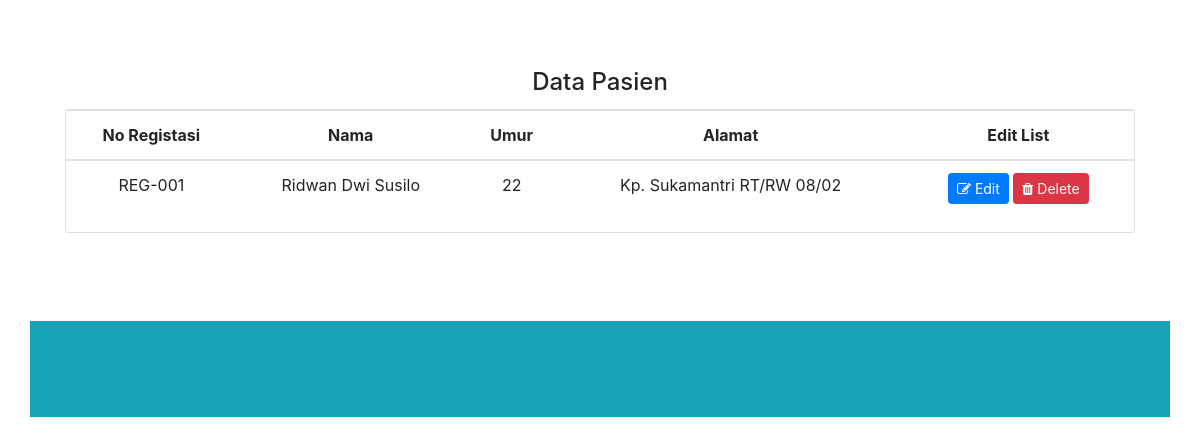
Page /index.php/admin/pasien on the committed database.
### tables this page shows
CREATE TABLE `data_pasien` (
  `id_pasien` int(11) NOT NULL,
  `reg` varchar(250) NOT NULL,
  `nama` varchar(250) NOT NULL,
  `umur` varchar(250) NOT NULL,
  `alamat` text NOT NULL,
  `suami` varchar(250) NOT NULL,
  `pekerjaan` varchar(250) NOT NULL,
  `pendidikan` varchar(250) NOT NULL
);

### application/controllers/admin/Pasien.php (called while the page is built, shortened)
<?php
class Pasien extends CI_Controller {
    public function index(){
        $data['data_obat']=$this->db->query('select * from data_obat where stok between 1 and 10');
        $data['data_obat']=$data['data_obat']->num_rows();
    $data['pasien'] = $this->m_crud->tampil_data('data_pasien')->result();
		$this->load->view('admin/pasien/v_data_pasien',$data);
      }
}

### index.php (called while the page is built, shortened)
<?php
require_once BASEPATH.'core/CodeIgniter.php';

### application/models/M_crud.php (called while the page is built, shortened)
<?php
class M_crud extends CI_Model {
 	function tampil_data($table){
		return $this->db->get($table);
	}
}
    ?>

### application/views/admin/pasien/v_data_pasien.php (the view, shortened to what this page needs)
<body>
<main>
<div class="container my-5">
       <div class="card-body text-center">
    <h4 class="card-title">Data Pasien</h4>
<div><?php echo $this->session->flashdata('msg'); ?>
    <div class="card">
        <table class="table table-hover">
            <thead>
              <tr>
                <th scope="col">No Registasi</th>
                <th scope="col">Nama</th>
                <th scope="col">Umur</th>
                <th scope="col">Alamat</th>
                <th scope="col">Edit List</th>
              </tr>
            </thead>
            <tbody>
            <?php if (empty($pasien)) { ?>
                <tr>
                      <td colspan="8">Data Belum Ada</td>
                </tr>
            <?php
                } else {
                    foreach ($pasien as $rowpasien) {
            ?>
                <tr>
                    <td><?php echo $rowpasien->reg ?></td>
                    <td><?php echo $rowpasien->nama ?></td>
                    <td><?php echo $rowpasien->umur ?></td>
                    <td><?php echo $rowpasien->alamat ?></td>
                    <td>
                    <a class="btn btn-sm btn-primary" href="<?php echo base_url() ?>index.php/admin/pasien/edit/<?php echo $rowpasien->id_pasien ?>"><i class="fa fa-edit"></i> Edit</a>
                    <a class="btn btn-sm btn-danger" href="<?php echo base_url() ?>index.php/admin/pasien/hapus/<?php echo $rowpasien->id_pasien ?>"><i class="fa fa-trash"></i> Delete</a>
                    </td>
                             </tr>
                <?php }} ?>
            </tbody>
          </table>
    </div>
</main>

### application/views/admin/sniphets/header.php (style rules this page uses)
body { background-image:url(); background-size: 100%; }

### rows in the picture
data_pasien: reg "REG-001", nama "Ridwan Dwi Susilo", umur "22", alamat "Kp. Sukamantri RT/RW 08/02"
